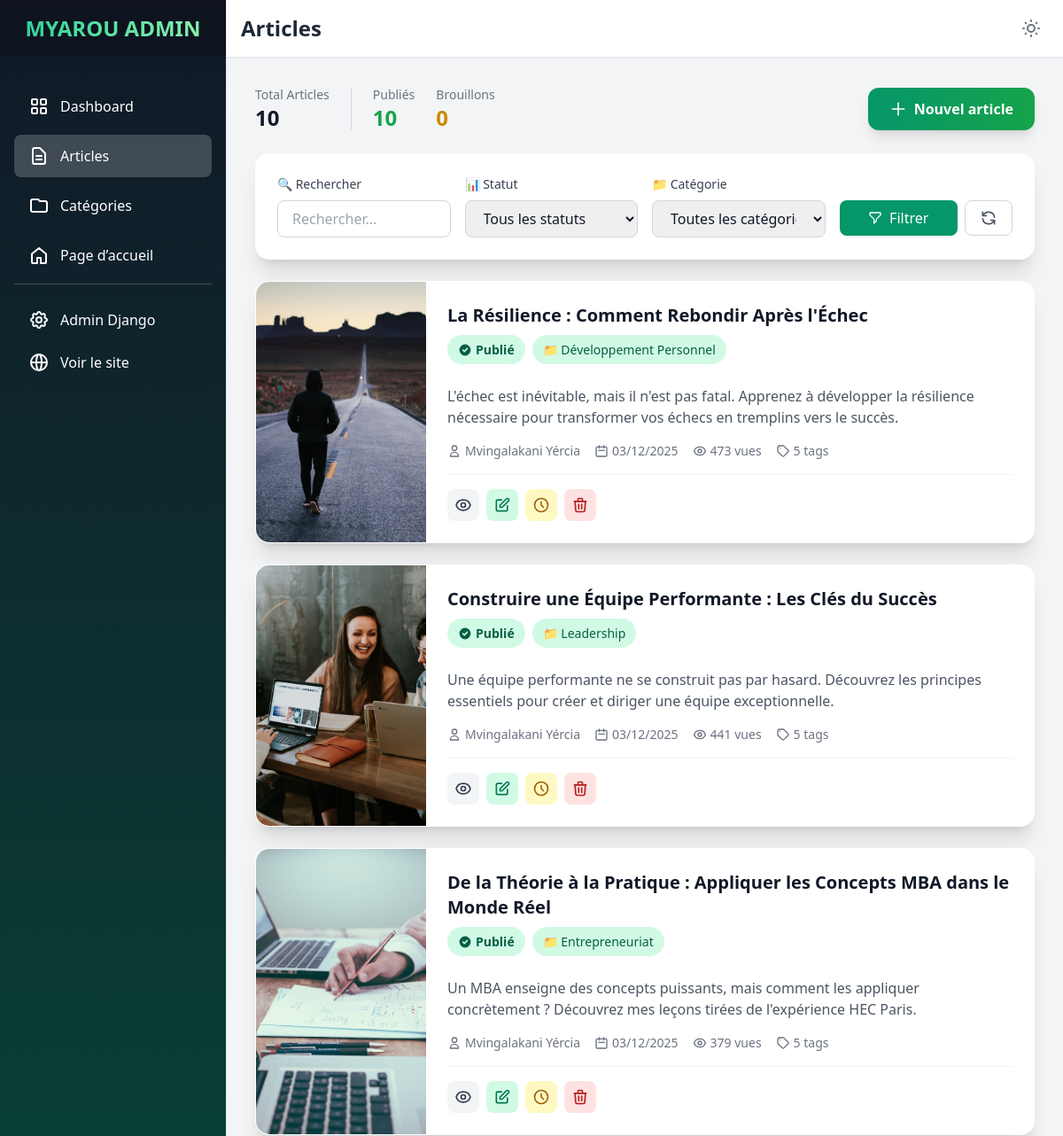
Page /dashboard/articles/ (signed in, upper part) on the earlier database version.
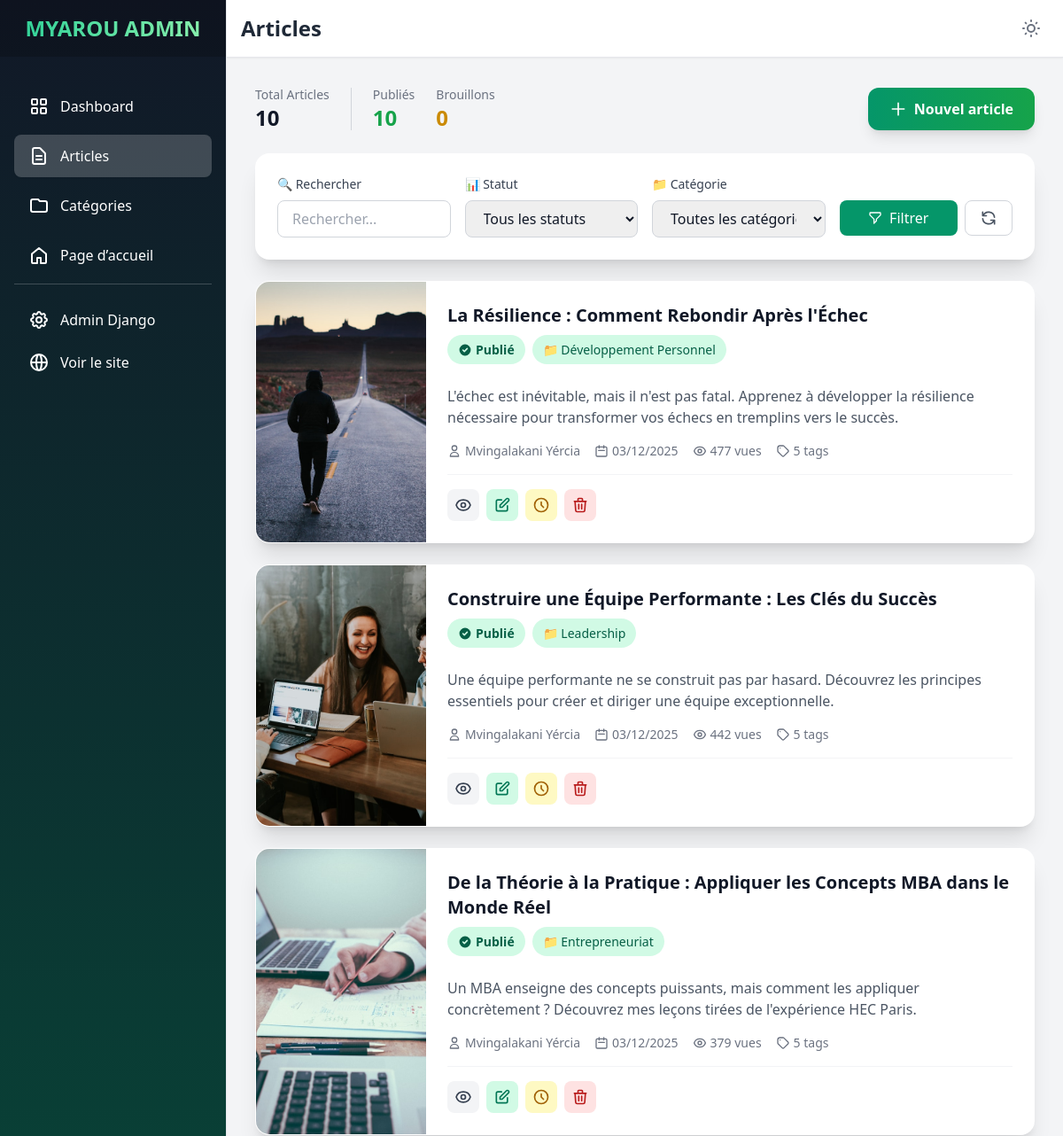
Same page on the later database version.
### blog/models.py (models this page shows, shortened)
class Article(models.Model):
    STATUS_CHOICES = [
        ('draft', 'Brouillon'),
        ('published', 'Publié'),
        ('archived', 'Archivé'),
    ]
    title = models.CharField(
        max_length=255,
        verbose_name="Titre",
        help_text="Titre de l'article."
    )
    slug = models.SlugField(
        max_length=255,
        unique=True,
        blank=True,
        help_text="Slug généré automatiquement."
    )
    content = RichTextUploadingField(
        config_name='awesome_ckeditor',
        verbose_name="Contenu",
        help_text="Contenu principal de l'article avec éditeur HTML riche."
    )
    excerpt = models.TextField(
        blank=True,
        max_length=500,
        verbose_name="Extrait",
        help_text="Court extrait de l'article pour les listes (optionnel)."
    )
    image = models.ImageField(
        upload_to='articles/',
        blank=True,
        null=True,
        help_text="Image principale (optionnel)."
    )
    video_file = models.FileField(
        upload_to='articles/videos/',
        blank=True,
        null=True,
        verbose_name="Fichier vidéo",
        help_text="Télécharger une vidéo (MP4, WebM, etc.)."
    )
    video_url = models.URLField(
        blank=True,
        verbose_name="Lien vidéo",
        help_text="Lien vers une vidéo (YouTube, Vimeo, etc.). Si une vidéo est téléchargée, ce lien sera ignoré."
    )
    author = models.CharField(
        max_length=100,
        blank=True,
        verbose_name="Auteur",
        help_text="Nom de l'auteur"
    )
    category = models.ForeignKey(
        Category,
        on_delete=models.SET_NULL,
        null=True,
        blank=True,
        related_name="articles",
        verbose_name="Catégorie",
        help_text="Catégorie de l'article."
    )
    tags = models.CharField(
        max_length=200,
        blank=True,
        help_text="Tags séparés par des virgules."
    )
    status = models.CharField(
        max_length=10,
        choices=STATUS_CHOICES,
        default='draft',
        verbose_name="Statut",
        help_text="Statut de publication."
    )
    views = models.PositiveIntegerField(
        default=0,
        verbose_name="Vues",
        help_text="Nombre de vues de l'article."
    )
    created_at = models.DateTimeField(
        auto_now_add=True,
        verbose_name="Date de création"
    )
    updated_at = models.DateTimeField(
        auto_now=True,
        verbose_name="Date de modification"
    )
    published_at = models.DateTimeField(
        blank=True,
        null=True,
        verbose_name="Date de publication"
    )
    meta_description = models.CharField(
        max_length=160,
        blank=True,
        verbose_name="Meta description",
        help_text="Description SEO (max 160 caractères)."
    )
    meta_keywords = models.CharField(
        max_length=255,
        blank=True,
        verbose_name="Mots-clés SEO",
        help_text="Mots-clés SEO séparés par des virgules."
    )
    class Meta:
        ordering = ['-published_at', '-created_at']
        verbose_name = "Article"
        verbose_name_plural = "Articles"
        indexes = [
            models.Index(fields=['-published_at']),
            models.Index(fields=['status']),
        ]
    def get_tags_list(self):
        return [tag.strip() for tag in self.tags.split(',') if tag.strip()]

class Category(models.Model):
    name = models.CharField(
        max_length=100,
        unique=True,
        verbose_name="Nom",
        help_text="Nom de la catégorie."
    )
    slug = models.SlugField(
        max_length=120,
        unique=True,
        blank=True,
        help_text="Généré automatiquement à partir du nom."
    )
    description = RichTextUploadingField(
        blank=True,
        config_name='awesome_ckeditor',
        verbose_name="Description",
        help_text="Description de la catégorie avec support HTML, images, etc."
    )
    image = models.ImageField(
        upload_to='categories/',
        blank=True,
        null=True,
        help_text="Image de la catégorie (optionnel)."
    )
    class Meta:
        ordering = ['name']
        verbose_name = "Catégorie"
        verbose_name_plural = "Catégories"
    def get_article_count(self):
        """Retourne le nombre d'articles publiés dans cette catégorie"""
        return self.articles.filter(status='published').count()
    get_article_count.short_description = "Articles publiés"

### dashboard/views.py (the view)
# urls.py: path('articles/', views.article_list, name='article_list'),
@login_required(login_url='dashboard:login')
@user_passes_test(is_staff, login_url='dashboard:login')
def article_list(request):
    search = request.GET.get('search', '')
    status = request.GET.get('status', '')
    category = request.GET.get('category', '')
    articles = Article.objects.all()
    if search:
        articles = articles.filter(
            Q(title__icontains=search) |
            Q(content__icontains=search) |
            Q(tags__icontains=search)
        )
    if status:
        articles = articles.filter(status=status)
    if category:
        articles = articles.filter(category_id=category)
    articles = articles.order_by('-created_at')
    published_count = Article.objects.filter(status="published").count()
    draft_count = Article.objects.filter(status="draft").count()
    categories = Category.objects.all()
    context = {
        'articles': articles,
        'categories': categories,
        'search': search,
        'status_filter': status,
        'category_filter': category,
        'published_count': published_count,
        'draft_count': draft_count,
    }
    return render(request, 'dashboard/article_list.html', context)

### dashboard/views.py (called while the page is built)
def is_staff(user):
    return user.is_staff

### dashboard/templates/dashboard/article_list.html (shortened to what the changed rows need)
{% extends 'dashboard/base.html' %}
{% load static %}
{% block page_title %}Articles{% endblock %}
{% block content %}
{% if articles %}
<div class="grid grid-cols-1 gap-6">
    {% for article in articles %}
    <div class="article-card bg-white dark:bg-gray-800 border border-transparent dark:border-gray-700 rounded-2xl shadow-xl overflow-hidden hover:shadow-2xl">
        <div class="md:flex">
            <div class="md:flex-shrink-0">
                {% if article.image %}
                    <img src="{{ article.image.url }}" alt="{{ article.title }}" class="article-image">
                {% else %}
                    <div class="article-placeholder">
                        <span>📄</span>
                    </div>
                {% endif %}
            </div>
            <div class="p-6 flex-1 flex flex-col">
                <div class="flex items-start justify-between mb-3">
                    <div class="flex-1">
                        <a href="{% url 'dashboard:article_detail' article.pk %}" class="block group">
                            <h3 class="text-xl font-bold text-gray-900 dark:text-white group-hover:text-emerald-600 transition-colors mb-2">
                                {{ article.title }}
                            </h3>
                        </a>
                        <div class="flex flex-wrap gap-2 mb-3">
                            <span class="status-badge status-{{ article.status }}">
                                {% if article.status == 'published' %}
                                    <svg class="w-4 h-4 mr-1" fill="currentColor" viewBox="0 0 20 20">
                                        <path fill-rule="evenodd" d="M10 18a8 8 0 100-16 8 8 0 000 16zm3.707-9.293a1 1 0 00-1.414-1.414L9 10.586 7.707 9.293a1 1 0 00-1.414 1.414l2 2a1 1 0 001.414 0l4-4z" clip-rule="evenodd"></path>
                                    </svg>
                                {% elif article.status == 'draft' %}
                                    <svg class="w-4 h-4 mr-1" fill="currentColor" viewBox="0 0 20 20">
                                        <path fill-rule="evenodd" d="M18 10a8 8 0 11-16 0 8 8 0 0116 0zm-7 4a1 1 0 11-2 0 1 1 0 012 0zm-1-9a1 1 0 00-1 1v4a1 1 0 102 0V6a1 1 0 00-1-1z" clip-rule="evenodd"></path>
                                    </svg>
                                {% else %}
                                    <svg class="w-4 h-4 mr-1" fill="currentColor" viewBox="0 0 20 20">
                                        <path d="M4 3a2 2 0 100 4h12a2 2 0 100-4H4z"></path>
                                        <path fill-rule="evenodd" d="M3 8h14v7a2 2 0 01-2 2H5a2 2 0 01-2-2V8zm5 3a1 1 0 011-1h2a1 1 0 110 2H9a1 1 0 01-1-1z" clip-rule="evenodd"></path>
                                    </svg>
                                {% endif %}
                                {{ article.get_status_display }}
                            </span>
                            {% if article.category %}
                                <span class="inline-flex items-center px-3 py-1 rounded-full text-sm font-medium bg-emerald-100 dark:bg-emerald-900 text-emerald-800 dark:text-emerald-300">
                                    📁 {{ article.category.name }}
                                </span>
                            {% endif %}
                        </div>
                    </div>
                </div>
                <p class="text-gray-600 dark:text-gray-300 line-clamp-2 mb-4 flex-1">
                    {{ article.excerpt|default:article.content|striptags|truncatewords:30 }}
                </p>
                <div class="flex flex-wrap items-center gap-4 text-sm text-gray-500 dark:text-gray-400 mb-4">
                    {% if article.author %}
                        <span class="inline-flex items-center">
                            <svg class="w-4 h-4 mr-1" fill="none" stroke="currentColor" viewBox="0 0 24 24">
                                <path stroke-linecap="round" stroke-linejoin="round" stroke-width="2" d="M16 7a4 4 0 11-8 0 4 4 0 018 0zM12 14a7 7 0 00-7 7h14a7 7 0 00-7-7z"></path>
                            </svg>
                            {{ article.author }}
                        </span>
                    {% endif %}
                    <span class="inline-flex items-center">
                        <svg class="w-4 h-4 mr-1" fill="none" stroke="currentColor" viewBox="0 0 24 24">
                            <path stroke-linecap="round" stroke-linejoin="round" stroke-width="2" d="M8 7V3m8 4V3m-9 8h10M5 21h14a2 2 0 002-2V7a2 2 0 00-2-2H5a2 2 0 00-2 2v12a2 2 0 002 2z"></path>
                        </svg>
                        {{ article.created_at|date:"d/m/Y" }}
                    </span>
                    <span class="inline-flex items-center">
                        {{ article.views }} vue{{ article.views|pluralize }}
                    </span>
                    {% if article.get_tags_list %}
                        <span class="inline-flex items-center">
                            <svg class="w-4 h-4 mr-1" fill="none" stroke="currentColor" viewBox="0 0 24 24">
                                <path stroke-linecap="round" stroke-linejoin="round" stroke-width="2" d="M7 7h.01M7 3h5c.512 0 1.024.195 1.414.586l7 7a2 2 0 010 2.828l-7 7a2 2 0 01-2.828 0l-7-7A1.994 1.994 0 013 12V7a4 4 0 014-4z"></path>
                            </svg>
                            {{ article.get_tags_list|length }} tag{{ article.get_tags_list|length|pluralize }}
                        </span>
                    {% endif %}
                </div>
                <div class="flex flex-wrap gap-2 pt-4 border-t border-gray-100 dark:border-gray-700">
                    <a href="{% url 'dashboard:article_detail' article.pk %}"
                       class="action-btn bg-gray-100 dark:bg-gray-700 hover:bg-gray-200 dark:hover:bg-gray-600 text-gray-700 dark:text-gray-300"
                       title="Voir les détails">
                    </a>
                    <a href="{% url 'dashboard:article_edit' article.pk %}"
                       class="action-btn bg-emerald-100 dark:bg-emerald-900 hover:bg-emerald-200 dark:hover:bg-emerald-800 text-emerald-700 dark:text-emerald-300"
                       title="Modifier">
                        <svg class="w-5 h-5" fill="none" stroke="currentColor" viewBox="0 0 24 24">
                            <path stroke-linecap="round" stroke-linejoin="round" stroke-width="2" d="M11 5H6a2 2 0 00-2 2v11a2 2 0 002 2h11a2 2 0 002-2v-5m-1.414-9.414a2 2 0 112.828 2.828L11.828 15H9v-2.828l8.586-8.586z"></path>
                        </svg>
                    </a>
                    <form method="post" action="{% url 'dashboard:article_publish' article.pk %}" class="inline-block">
                        <button type="submit"
                                class="action-btn {% if article.status == 'published' %}bg-yellow-100 dark:bg-yellow-900 hover:bg-yellow-200 dark:hover:bg-yellow-800 text-yellow-700 dark:text-yellow-300{% else %}bg-green-100 dark:bg-green-900 hover:bg-green-200 dark:hover:bg-green-800 text-green-700 dark:text-green-300{% endif %}"
                                title="{% if article.status == 'published' %}Mettre en brouillon{% else %}Publier{% endif %}">
                            {% if article.status == 'published' %}
                                <svg class="w-5 h-5" fill="none" stroke="currentColor" viewBox="0 0 24 24">
                                    <path stroke-linecap="round" stroke-linejoin="round" stroke-width="2" d="M12 8v4l3 3m6-3a9 9 0 11-18 0 9 9 0 0118 0z"></path>
                                </svg>
                            {% else %}
                                <svg class="w-5 h-5" fill="none" stroke="currentColor" viewBox="0 0 24 24">
                                    <path stroke-linecap="round" stroke-linejoin="round" stroke-width="2" d="M9 12l2 2 4-4m6 2a9 9 0 11-18 0 9 9 0 0118 0z"></path>
                                </svg>
                            {% endif %}
                        </button>
                    </form>
                    <button onclick="confirmDelete('{{ article.title|escapejs }}', '{% url 'dashboard:article_delete' article.pk %}')"
                            class="action-btn bg-red-100 dark:bg-red-900 hover:bg-red-200 dark:hover:bg-red-800 text-red-700 dark:text-red-300"
                            title="Supprimer">
                        <svg class="w-5 h-5" fill="none" stroke="currentColor" viewBox="0 0 24 24">
                            <path stroke-linecap="round" stroke-linejoin="round" stroke-width="2" d="M19 7l-.867 12.142A2 2 0 0116.138 21H7.862a2 2 0 01-1.995-1.858L5 7m5 4v6m4-6v6m1-10V4a1 1 0 00-1-1h-4a1 1 0 00-1 1v3M4 7h16"></path>
                        </svg>
                    </button>
                </div>
            </div>
        </div>
    </div>
    {% endfor %}
</div>
{% endif %}
{% endblock %}

Differences in the rows shown:
changed Article "La Résilience : Comment Rebondir Après l'Échec": views "473" → "477"
changed Article "Construire une Équipe Performante : Les Clés du Succès": views "441" → "442"
